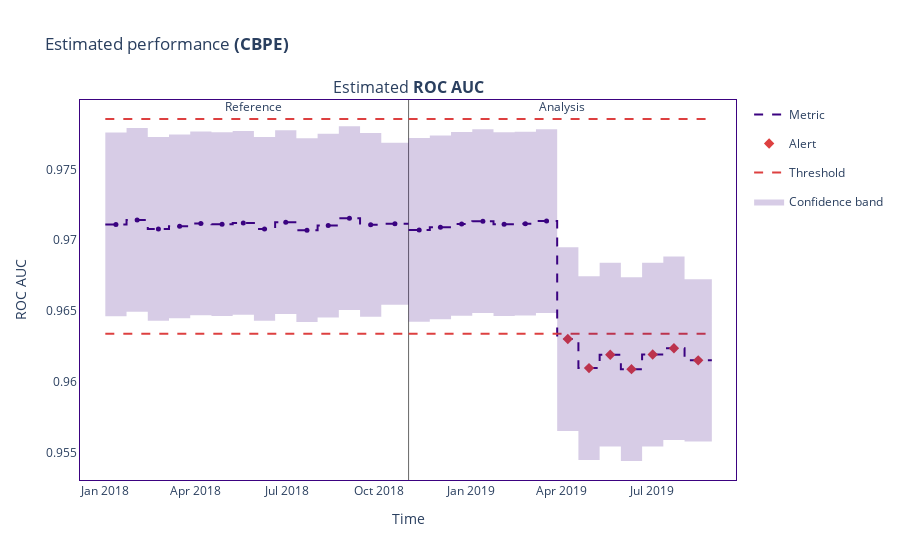

Source (notebook cell):
### Code cell
figure.show()

### Figure 1 — Plotly figure (JSON) as saved in the notebook; plotly's stock layout.template omitted (floating-point values rounded to 4 significant figures)
{"data": [{"hoverinfo": "skip", "legendgroup": "metric_reference", "line": {"color": "#3b0280", "dash": "dash", "shape": "hv", "width": 2}, "mode": "lines", "name": "Metric", "showlegend": true, "type": "scatter", "x": ["2018-01-01T00:00:00", "2018-01-22T04:37:12", "2018-02-12T09:14:24", "2018-03-05T13:51:36", "2018-03-26T18:28:48", "2018-04-16T23:06:00", "2018-05-08T03:43:12", "2018-05-29T08:20:24", "2018-06-19T12:57:36", "2018-07-10T17:34:48", "2018-07-31T22:12:00", "2018-08-22T02:49:12", "2018-09-12T07:26:24", "2018-10-03T12:03:36", "2018-10-30T17:51:16.848000"], "xaxis": "x", "y": [0.9711, 0.9714, 0.9708, 0.971, 0.9712, 0.9711, 0.9712, 0.9708, 0.9713, 0.9707, 0.971, 0.9716, 0.9711, 0.9712, 0.9712], "yaxis": "y"}, {"customdata": [["Estimated <b>ROC AUC</b>", "<b style=\"color:#3b0280;line-height:60px\">Reference</b>", "", "[0:3499]", "From <b>Jan-01-2018</b> to <b>Jan-22-2018</b>", 0.9711, 0.0065], ["Estimated <b>ROC AUC</b>", "<b style=\"color:#3b0280;line-height:60px\">Reference</b>", "", "[3500:6999]", "From <b>Jan-22-2018</b> to <b>Feb-12-2018</b>", 0.9714, 0.0065], ["Estimated <b>ROC AUC</b>", "<b style=\"color:#3b0280;line-height:60px\">Reference</b>", "", "[7000:10499]", "From <b>Feb-12-2018</b> to <b>Mar-05-2018</b>", 0.9708, 0.0065], ["Estimated <b>ROC AUC</b>", "<b style=\"color:#3b0280;line-height:60px\">Reference</b>", "", "[10500:13999]", "From <b>Mar-05-2018</b> to <b>Mar-26-2018</b>", 0.971, 0.0065], ["Estimated <b>ROC AUC</b>", "<b style=\"color:#3b0280;line-height:60px\">Reference</b>", "", "[14000:17499]", "From <b>Mar-26-2018</b> to <b>Apr-16-2018</b>", 0.9712, 0.0065], ["Estimated <b>ROC AUC</b>", "<b style=\"color:#3b0280;line-height:60px\">Reference</b>", "", "[17500:20999]", "From <b>Apr-16-2018</b> to <b>May-08-2018</b>", 0.9711, 0.0065], ["Estimated <b>ROC AUC</b>", "<b style=\"color:#3b0280;line-height:60px\">Reference</b>", "", "[21000:24499]", "From <b>May-08-2018</b> to <b>May-29-2018</b>", 0.9712, 0.0065], ["Estimated <b>ROC AUC</b>", "<b style=\"color:#3b0280;line-height:60px\">Reference</b>", "", "[24500:27999]", "From <b>May-29-2018</b> to <b>Jun-19-2018</b>", 0.9708, 0.0065], ["Estimated <b>ROC AUC</b>", "<b style=\"color:#3b0280;line-height:60px\">Reference</b>", "", "[28000:31499]", "From <b>Jun-19-2018</b> to <b>Jul-10-2018</b>", 0.9713, 0.0065], ["Estimated <b>ROC AUC</b>", "<b style=\"color:#3b0280;line-height:60px\">Reference</b>", "", "[31500:34999]", "From <b>Jul-10-2018</b> to <b>Jul-31-2018</b>", 0.9707, 0.0065], ["Estimated <b>ROC AUC</b>", "<b style=\"color:#3b0280;line-height:60px\">Reference</b>", "", "[35000:38499]", "From <b>Jul-31-2018</b> to <b>Aug-22-2018</b>", 0.971, 0.0065], ["Estimated <b>ROC AUC</b>", "<b style=\"color:#3b0280;line-height:60px\">Reference</b>", "", "[38500:41999]", "From <b>Aug-22-2018</b> to <b>Sep-12-2018</b>", 0.9716, 0.0065], ["Estimated <b>ROC AUC</b>", "<b style=\"color:#3b0280;line-height:60px\">Reference</b>", "", "[42000:45499]", "From <b>Sep-12-2018</b> to <b>Oct-03-2018</b>", 0.9711, 0.0065], ["Estimated <b>ROC AUC</b>", "<b style=\"color:#3b0280;line-height:60px\">Reference</b>", "", "[45500:49999]", "From <b>Oct-03-2018</b> to <b>Oct-30-2018</b>", 0.9712, 0.0057]], "hovertemplate": "%{customdata[1]} &nbsp; &nbsp; %{customdata[2]} <br />Chunk: <b>%{customdata[3]}</b> &nbsp; &nbsp; %{customdata[4]} <br />%{customdata[0]}: <b>%{customdata[5]}</b><br />Confidence band: +/- <b>%{customdata[6]}</b><br /><extra></extra>", "legendgroup": "metric_reference", "line": {"dash": "dash"}, "marker": {"color": "#3b0280", "size": 5, "symbol": "circle"}, "mode": "markers", "name": "Metric", "showlegend": false, "type": "scatter", "x": ["2018-01-11T14:18:36", "2018-02-01T18:55:48", "2018-02-22T23:33:00", "2018-03-16T04:10:12", "2018-04-06T08:47:24", "2018-04-27T13:24:36", "2018-05-18T18:01:48", "2018-06-08T22:39:00", "2018-06-30T03:16:12", "2018-07-21T07:53:24", "2018-08-11T12:30:36", "2018-09-01T17:07:48", "2018-09-22T21:45:00", "2018-10-17T02:57:26.424000"], "xaxis": "x", "y": [0.9711, 0.9714, 0.9708, 0.971, 0.9712, 0.9711, 0.9712, 0.9708, 0.9713, 0.9707, 0.971, 0.9716, 0.9711, 0.9712, 0.9712], "yaxis": "y"}, {"hoverinfo": "skip", "legendgroup": "metric_analysis", "line": {"color": "#3b0280", "dash": "dash", "shape": "hv", "width": 2}, "mode": "lines", "name": "Metric", "showlegend": false, "type": "scatter", "x": ["2018-10-30T18:00:00", "2018-11-20T22:37:12", "2018-12-12T03:14:24", "2019-01-02T07:51:36", "2019-01-23T12:28:48", "2019-02-13T17:06:00", "2019-03-06T21:43:12", "2019-03-28T02:20:24", "2019-04-18T06:57:36", "2019-05-09T11:34:48", "2019-05-30T16:12:00", "2019-06-20T20:49:12", "2019-07-12T01:26:24", "2019-08-02T06:03:36", "2019-08-29T11:51:16.848000"], "xaxis": "x", "y": [0.9707, 0.9709, 0.9711, 0.9713, 0.9711, 0.9712, 0.9714, 0.963, 0.961, 0.9619, 0.9609, 0.9619, 0.9624, 0.9615, 0.9615], "yaxis": "y"}, {"customdata": [["Estimated <b>ROC AUC</b>", "<b style=\"color:#3b0280;line-height:60px\">Analysis</b>", "", "[0:3499]", "From <b>Oct-30-2018</b> to <b>Nov-20-2018</b>", 0.9707, 0.0065], ["Estimated <b>ROC AUC</b>", "<b style=\"color:#3b0280;line-height:60px\">Analysis</b>", "", "[3500:6999]", "From <b>Nov-20-2018</b> to <b>Dec-12-2018</b>", 0.9709, 0.0065], ["Estimated <b>ROC AUC</b>", "<b style=\"color:#3b0280;line-height:60px\">Analysis</b>", "", "[7000:10499]", "From <b>Dec-12-2018</b> to <b>Jan-02-2019</b>", 0.9711, 0.0065], ["Estimated <b>ROC AUC</b>", "<b style=\"color:#3b0280;line-height:60px\">Analysis</b>", "", "[10500:13999]", "From <b>Jan-02-2019</b> to <b>Jan-23-2019</b>", 0.9713, 0.0065], ["Estimated <b>ROC AUC</b>", "<b style=\"color:#3b0280;line-height:60px\">Analysis</b>", "", "[14000:17499]", "From <b>Jan-23-2019</b> to <b>Feb-13-2019</b>", 0.9711, 0.0065], ["Estimated <b>ROC AUC</b>", "<b style=\"color:#3b0280;line-height:60px\">Analysis</b>", "", "[17500:20999]", "From <b>Feb-13-2019</b> to <b>Mar-06-2019</b>", 0.9712, 0.0065], ["Estimated <b>ROC AUC</b>", "<b style=\"color:#3b0280;line-height:60px\">Analysis</b>", "", "[21000:24499]", "From <b>Mar-06-2019</b> to <b>Mar-28-2019</b>", 0.9714, 0.0065], ["Estimated <b>ROC AUC</b>", "<b style=\"color:#3b0280;line-height:60px\">Analysis</b>", "<span style=\"color:#AD0000\">⚠ <b>Drift detected</b></span>", "[24500:27999]", "From <b>Mar-28-2019</b> to <b>Apr-18-2019</b>", 0.963, 0.0065], ["Estimated <b>ROC AUC</b>", "<b style=\"color:#3b0280;line-height:60px\">Analysis</b>", "<span style=\"color:#AD0000\">⚠ <b>Drift detected</b></span>", "[28000:31499]", "From <b>Apr-18-2019</b> to <b>May-09-2019</b>", 0.961, 0.0065], ["Estimated <b>ROC AUC</b>", "<b style=\"color:#3b0280;line-height:60px\">Analysis</b>", "<span style=\"color:#AD0000\">⚠ <b>Drift detected</b></span>", "[31500:34999]", "From <b>May-09-2019</b> to <b>May-30-2019</b>", 0.9619, 0.0065], ["Estimated <b>ROC AUC</b>", "<b style=\"color:#3b0280;line-height:60px\">Analysis</b>", "<span style=\"color:#AD0000\">⚠ <b>Drift detected</b></span>", "[35000:38499]", "From <b>May-30-2019</b> to <b>Jun-20-2019</b>", 0.9609, 0.0065], ["Estimated <b>ROC AUC</b>", "<b style=\"color:#3b0280;line-height:60px\">Analysis</b>", "<span style=\"color:#AD0000\">⚠ <b>Drift detected</b></span>", "[38500:41999]", "From <b>Jun-20-2019</b> to <b>Jul-12-2019</b>", 0.9619, 0.0065], ["Estimated <b>ROC AUC</b>", "<b style=\"color:#3b0280;line-height:60px\">Analysis</b>", "<span style=\"color:#AD0000\">⚠ <b>Drift detected</b></span>", "[42000:45499]", "From <b>Jul-12-2019</b> to <b>Aug-02-2019</b>", 0.9624, 0.0065], ["Estimated <b>ROC AUC</b>", "<b style=\"color:#3b0280;line-height:60px\">Analysis</b>", "<span style=\"color:#AD0000\">⚠ <b>Drift detected</b></span>", "[45500:49999]", "From <b>Aug-02-2019</b> to <b>Aug-29-2019</b>", 0.9615, 0.0057]], "hovertemplate": "%{customdata[1]} &nbsp; &nbsp; %{customdata[2]} <br />Chunk: <b>%{customdata[3]}</b> &nbsp; &nbsp; %{customdata[4]} <br />%{customdata[0]}: <b>%{customdata[5]}</b><br />Confidence band: +/- <b>%{customdata[6]}</b><br /><extra></extra>", "legendgroup": "metric_analysis", "line": {"dash": "dash"}, "marker": {"color": "#3b0280", "size": 5, "symbol": "circle"}, "mode": "markers", "name": "Metric", "showlegend": false, "type": "scatter", "x": ["2018-11-10T08:18:36", "2018-12-01T12:55:48", "2018-12-22T17:33:00", "2019-01-12T22:10:12", "2019-02-03T02:47:24", "2019-02-24T07:24:36", "2019-03-17T12:01:48", "2019-04-07T16:39:00", "2019-04-28T21:16:12", "2019-05-20T01:53:24", "2019-06-10T06:30:36", "2019-07-01T11:07:48", "2019-07-22T15:45:00", "2019-08-15T20:57:26.424000"], "xaxis": "x", "y": [0.9707, 0.9709, 0.9711, 0.9713, 0.9711, 0.9712, 0.9714, 0.963, 0.961, 0.9619, 0.9609, 0.9619, 0.9624, 0.9615, 0.9615], "yaxis": "y"}, {"hoverinfo": "skip", "legendgroup": "alert", "marker": {"color": "#DD4040", "size": 8, "symbol": "diamond"}, "mode": "markers", "name": "Alert", "showlegend": true, "type": "scatter", "x": ["2019-04-07T16:39:00", "2019-04-28T21:16:12", "2019-05-20T01:53:24", "2019-06-10T06:30:36", "2019-07-01T11:07:48", "2019-07-22T15:45:00", "2019-08-15T20:57:26.424000"], "xaxis": "x", "y": [0.963, 0.961, 0.9619, 0.9609, 0.9619, 0.9624, 0.9615], "yaxis": "y"}, {"hoverinfo": "skip", "legendgroup": "thresh", "line": {"color": "#DD4040", "dash": "dash", "width": 2}, "mode": "lines", "name": "Threshold", "showlegend": true, "type": "scatter", "x": ["2018-01-01T00:00:00", "2018-01-22T04:37:12", "2018-02-12T09:14:24", "2018-03-05T13:51:36", "2018-03-26T18:28:48", "2018-04-16T23:06:00", "2018-05-08T03:43:12", "2018-05-29T08:20:24", "2018-06-19T12:57:36", "2018-07-10T17:34:48", "2018-07-31T22:12:00", "2018-08-22T02:49:12", "2018-09-12T07:26:24", "2018-10-03T12:03:36", "2018-10-30T17:51:16.848000"], "xaxis": "x", "y": [0.9786, 0.9786, 0.9786, 0.9786, 0.9786, 0.9786, 0.9786, 0.9786, 0.9786, 0.9786, 0.9786, 0.9786, 0.9786, 0.9786, 0.9786], "yaxis": "y"}, {"hoverinfo": "skip", "legendgroup": "thresh", "line": {"color": "#DD4040", "dash": "dash", "width": 2}, "mode": "lines", "name": "Threshold", "showlegend": false, "type": "scatter", "x": ["2018-01-01T00:00:00", "2018-01-22T04:37:12", "2018-02-12T09:14:24", "2018-03-05T13:51:36", "2018-03-26T18:28:48", "2018-04-16T23:06:00", "2018-05-08T03:43:12", "2018-05-29T08:20:24", "2018-06-19T12:57:36", "2018-07-10T17:34:48", "2018-07-31T22:12:00", "2018-08-22T02:49:12", "2018-09-12T07:26:24", "2018-10-03T12:03:36", "2018-10-30T17:51:16.848000"], "xaxis": "x", "y": [0.9634, 0.9634, 0.9634, 0.9634, 0.9634, 0.9634, 0.9634, 0.9634, 0.9634, 0.9634, 0.9634, 0.9634, 0.9634, 0.9634, 0.9634], "yaxis": "y"}, {"hoverinfo": "skip", "legendgroup": "thresh", "line": {"color": "#DD4040", "dash": "dash", "width": 2}, "mode": "lines", "name": "Threshold", "showlegend": false, "type": "scatter", "x": ["2018-10-30T18:00:00", "2018-11-20T22:37:12", "2018-12-12T03:14:24", "2019-01-02T07:51:36", "2019-01-23T12:28:48", "2019-02-13T17:06:00", "2019-03-06T21:43:12", "2019-03-28T02:20:24", "2019-04-18T06:57:36", "2019-05-09T11:34:48", "2019-05-30T16:12:00", "2019-06-20T20:49:12", "2019-07-12T01:26:24", "2019-08-02T06:03:36", "2019-08-29T11:51:16.848000"], "xaxis": "x", "y": [0.9786, 0.9786, 0.9786, 0.9786, 0.9786, 0.9786, 0.9786, 0.9786, 0.9786, 0.9786, 0.9786, 0.9786, 0.9786, 0.9786, 0.9786], "yaxis": "y"}, {"hoverinfo": "skip", "legendgroup": "thresh", "line": {"color": "#DD4040", "dash": "dash", "width": 2}, "mode": "lines", "name": "Threshold", "showlegend": false, "type": "scatter", "x": ["2018-10-30T18:00:00", "2018-11-20T22:37:12", "2018-12-12T03:14:24", "2019-01-02T07:51:36", "2019-01-23T12:28:48", "2019-02-13T17:06:00", "2019-03-06T21:43:12", "2019-03-28T02:20:24", "2019-04-18T06:57:36", "2019-05-09T11:34:48", "2019-05-30T16:12:00", "2019-06-20T20:49:12", "2019-07-12T01:26:24", "2019-08-02T06:03:36", "2019-08-29T11:51:16.848000"], "xaxis": "x", "y": [0.9634, 0.9634, 0.9634, 0.9634, 0.9634, 0.9634, 0.9634, 0.9634, 0.9634, 0.9634, 0.9634, 0.9634, 0.9634, 0.9634, 0.9634], "yaxis": "y"}, {"hoverinfo": "skip", "line": {"color": "rgba(0, 0, 0, 0)", "shape": "hv"}, "mode": "lines", "name": "Confidence band", "showlegend": false, "type": "scatter", "x": ["2018-01-01T00:00:00", "2018-01-22T04:37:12", "2018-02-12T09:14:24", "2018-03-05T13:51:36", "2018-03-26T18:28:48", "2018-04-16T23:06:00", "2018-05-08T03:43:12", "2018-05-29T08:20:24", "2018-06-19T12:57:36", "2018-07-10T17:34:48", "2018-07-31T22:12:00", "2018-08-22T02:49:12", "2018-09-12T07:26:24", "2018-10-03T12:03:36", "2018-10-30T17:51:16.848000"], "xaxis": "x", "y": [0.9776, 0.9779, 0.9773, 0.9775, 0.9777, 0.9776, 0.9777, 0.9773, 0.9778, 0.9772, 0.9775, 0.9781, 0.9776, 0.9769, 0.9769], "yaxis": "y"}, {"fill": "tonexty", "fillcolor": "rgba(59, 2, 128, 0.2)", "hoverinfo": "skip", "line": {"color": "rgba(0, 0, 0, 0)", "shape": "hv"}, "mode": "lines", "name": "Confidence band", "showlegend": true, "type": "scatter", "x": ["2018-01-01T00:00:00", "2018-01-22T04:37:12", "2018-02-12T09:14:24", "2018-03-05T13:51:36", "2018-03-26T18:28:48", "2018-04-16T23:06:00", "2018-05-08T03:43:12", "2018-05-29T08:20:24", "2018-06-19T12:57:36", "2018-07-10T17:34:48", "2018-07-31T22:12:00", "2018-08-22T02:49:12", "2018-09-12T07:26:24", "2018-10-03T12:03:36", "2018-10-30T17:51:16.848000"], "xaxis": "x", "y": [0.9646, 0.9649, 0.9643, 0.9645, 0.9647, 0.9646, 0.9647, 0.9643, 0.9648, 0.9642, 0.9645, 0.9651, 0.9646, 0.9654, 0.9654], "yaxis": "y"}, {"hoverinfo": "skip", "line": {"color": "rgba(0, 0, 0, 0)", "shape": "hv"}, "mode": "lines", "name": "Confidence band", "showlegend": false, "type": "scatter", "x": ["2018-10-30T18:00:00", "2018-11-20T22:37:12", "2018-12-12T03:14:24", "2019-01-02T07:51:36", "2019-01-23T12:28:48", "2019-02-13T17:06:00", "2019-03-06T21:43:12", "2019-03-28T02:20:24", "2019-04-18T06:57:36", "2019-05-09T11:34:48", "2019-05-30T16:12:00", "2019-06-20T20:49:12", "2019-07-12T01:26:24", "2019-08-02T06:03:36", "2019-08-29T11:51:16.848000"], "xaxis": "x", "y": [0.9772, 0.9774, 0.9776, 0.9778, 0.9776, 0.9777, 0.9778, 0.9695, 0.9675, 0.9684, 0.9674, 0.9684, 0.9689, 0.9672, 0.9672], "yaxis": "y"}, {"fill": "tonexty", "fillcolor": "rgba(59, 2, 128, 0.2)", "hoverinfo": "skip", "line": {"color": "rgba(0, 0, 0, 0)", "shape": "hv"}, "mode": "lines", "name": "Confidence band", "showlegend": false, "type": "scatter", "x": ["2018-10-30T18:00:00", "2018-11-20T22:37:12", "2018-12-12T03:14:24", "2019-01-02T07:51:36", "2019-01-23T12:28:48", "2019-02-13T17:06:00", "2019-03-06T21:43:12", "2019-03-28T02:20:24", "2019-04-18T06:57:36", "2019-05-09T11:34:48", "2019-05-30T16:12:00", "2019-06-20T20:49:12", "2019-07-12T01:26:24", "2019-08-02T06:03:36", "2019-08-29T11:51:16.848000"], "xaxis": "x", "y": [0.9642, 0.9644, 0.9647, 0.9648, 0.9646, 0.9647, 0.9649, 0.9565, 0.9545, 0.9554, 0.9544, 0.9554, 0.9559, 0.9558, 0.9558], "yaxis": "y"}], "layout": {"annotations": [{"font": {"size": 16}, "showarrow": false, "text": "Estimated <b>ROC AUC</b>", "x": 0.5, "xanchor": "center", "xref": "paper", "y": 1, "yanchor": "bottom", "yref": "paper"}, {"showarrow": false, "text": "Reference", "x": "2018-05-18T18:01:48", "xref": "x", "xshift": 10, "y": 1.01, "yref": "y domain"}, {"showarrow": false, "text": "Analysis", "x": "2019-03-17T12:01:48", "xref": "x", "xshift": 15, "y": 1.01, "yref": "y domain"}], "autosize": true, "hoverlabel": {"bgcolor": "white", "font": {"size": 14}}, "legend": {"itemclick": false, "itemdoubleclick": false, "traceorder": "grouped"}, "paper_bgcolor": "rgba(255,255,255,1)", "plot_bgcolor": "rgba(255,255,255,1)", "shapes": [{"layer": "below", "line": {"color": "#666666", "width": 1}, "type": "line", "x0": "2018-10-30T18:00:00", "x1": "2018-10-30T18:00:00", "xref": "x", "y0": 0, "y1": 1, "yref": "y domain"}], "title": {"text": "Estimated performance <b>(CBPE)</b>"}, "xaxis": {"anchor": "y", "autorange": true, "domain": [0, 1], "linecolor": "#3b0280", "matches": "x", "mirror": true, "range": ["2017-12-08 07:24:00.6357", "2019-09-20 04:57:57.8893"], "showgrid": false, "title": {"text": "Time"}, "type": "date", "zeroline": false}, "yaxis": {"anchor": "x", "autorange": true, "domain": [0, 1], "linecolor": "#3b0280", "mirror": true, "range": [0.9531, 0.9799], "showgrid": false, "title": {"text": "ROC AUC"}, "type": "linear", "zeroline": false}}}
